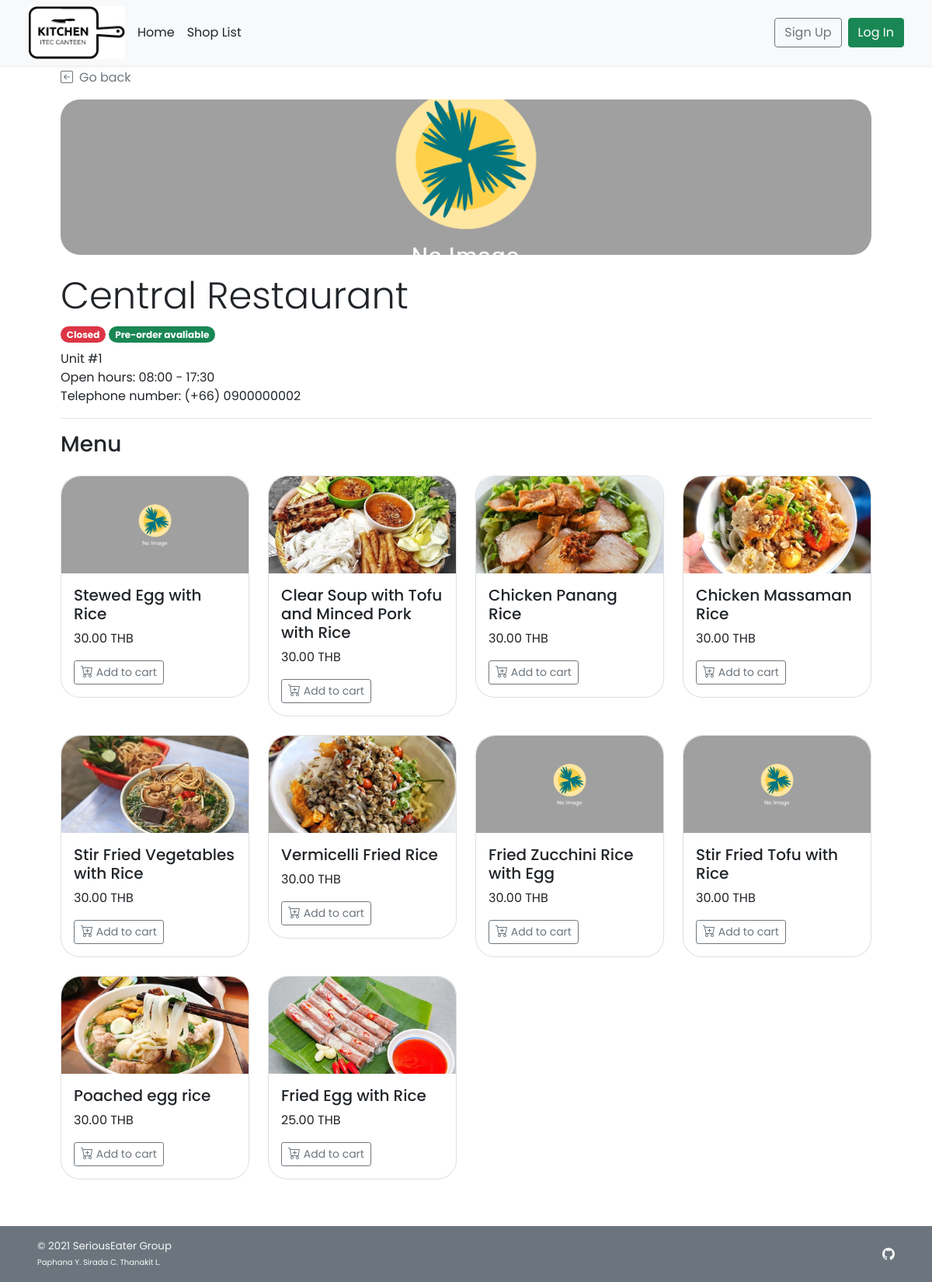
Before: /shop_menu.php?s_id=2 with the older database file.
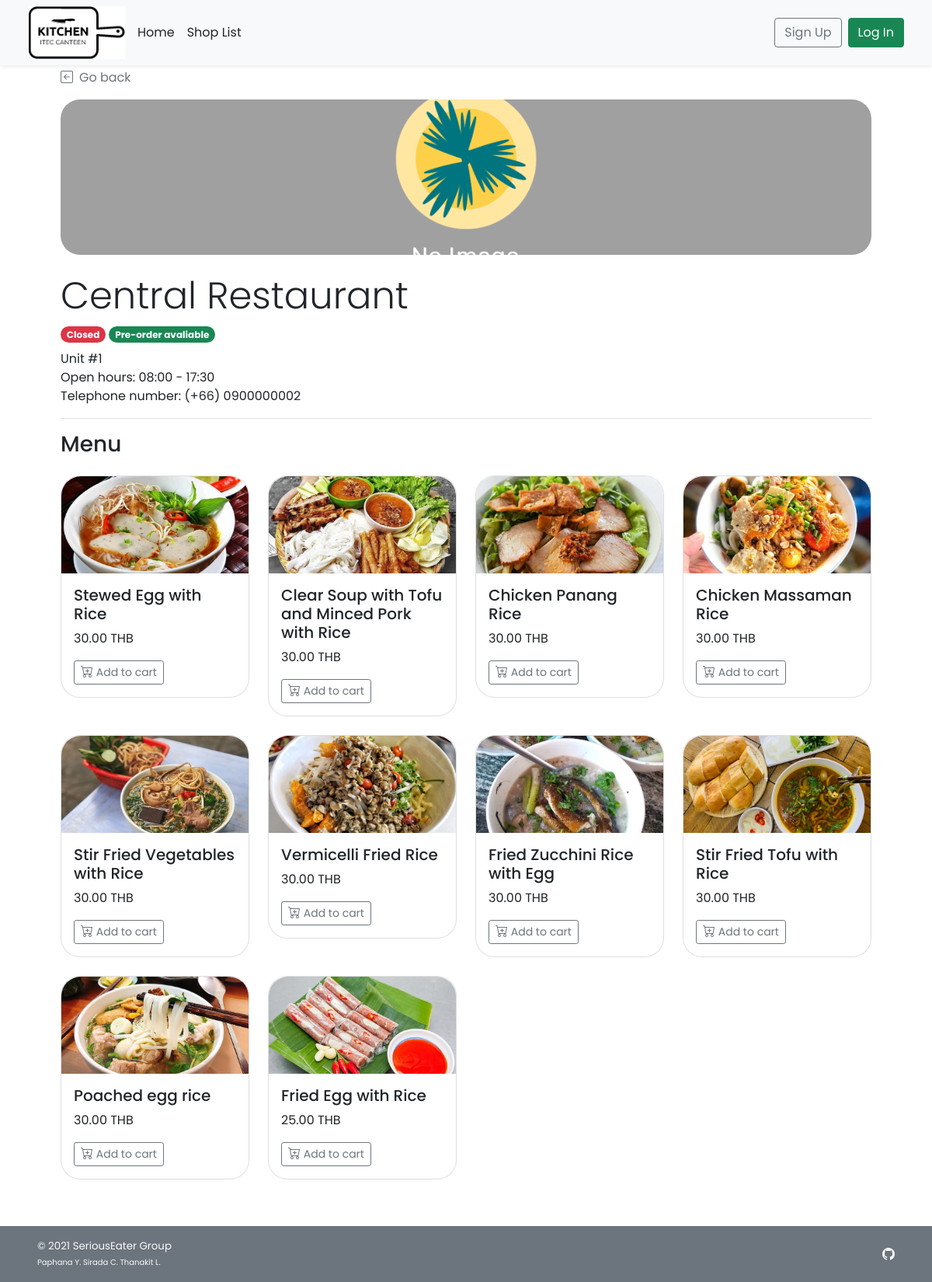
After: the same page with the newer database file.
### tables this page shows
CREATE TABLE `shop` (
  `s_id` int(11) NOT NULL,
  `s_username` varchar(45) NOT NULL,
  `s_pwd` varchar(45) NOT NULL,
  `s_name` varchar(100) NOT NULL,
  `s_location` varchar(100) NOT NULL,
  `s_openhour` time NOT NULL,
  `s_closehour` time NOT NULL,
  `s_status` tinyint(4) NOT NULL DEFAULT 1 COMMENT 'Shop ready for taking an order or not (True for open, False for close)',
  `s_preorderStatus` tinyint(4) NOT NULL DEFAULT 1 COMMENT 'Shop is ready for tomorrow pre-order or not',
  `s_email` varchar(100) NOT NULL,
  `s_phoneno` varchar(45) NOT NULL,
  `s_pic` text DEFAULT NULL
);

CREATE TABLE `food` (
  `f_id` int(11) NOT NULL,
  `s_id` int(11) NOT NULL,
  `f_name` varchar(100) NOT NULL,
  `f_price` decimal(6,2) NOT NULL,
  `f_todayavail` tinyint(4) NOT NULL DEFAULT 1 COMMENT 'Food is available to order or not',
  `f_preorderavail` tinyint(4) NOT NULL DEFAULT 1,
  `f_pic` text DEFAULT NULL
);

### shop_menu.php (the view, shortened to what this page needs)
<!DOCTYPE html>
<html lang="en">
<head>
    <?php
        include("conn_db.php");
        include('head.php');
    ?>
    <link href="css/main.css" rel="stylesheet">
    <link href="css/menu.css" rel="stylesheet">
</head>
<body class="d-flex flex-column h-100">
    <?php include('nav_header.php')?>
    <?php
        $s_id = $_GET["s_id"];
        $query = "SELECT s_name,s_location,s_openhour,s_closehour,s_status,s_preorderstatus,s_phoneno,s_pic
        FROM shop WHERE s_id = {$s_id} LIMIT 0,1";
        $result = $mysqli -> query($query);
        $shop_row = $result -> fetch_array();
    ?>
    <div class="container px-5 py-4" id="shop-body">
        <a class="nav nav-item text-decoration-none text-muted mb-3" href="#" onclick="history.back();">
            <i class="bi bi-arrow-left-square me-2"></i>Go back
        </a>
        <div class="mb-3 text-wrap" id="shop-header">
            <div class="rounded-25 mb-4" id="shop-img" style="
                    background: url(
                        <?php
                            if(is_null($shop_row["s_pic"])){echo "'img/default.png'";}
                            else{echo "'img/{$shop_row['s_pic']}'";}
                        ?>
                    ) center; height: 200px;
                    background-size: cover; background-repeat: no-repeat;
                    background-position: center;">
            </div>
            <h1 class="display-5 strong"><?php echo $shop_row["s_name"];?></h1>
            <ul class="list-unstyled">
                <li class="my-2">
                    <?php
                        $now = date('H:i:s');
                        if((($now < $shop_row["s_openhour"])||($now > $shop_row["s_closehour"]))||($shop_row["s_status"]==0)){
                    ?>
                    <span class="badge rounded-pill bg-danger">Closed</span>
                    <?php }else{ ?>
                    <span class="badge rounded-pill bg-success">Open</span>
                    <?php }
                        if($shop_row["s_preorderstatus"]==1){
                    ?>
                    <span class="badge rounded-pill bg-success">Pre-order avaliable</span>
                    <?php }else{ ?>
                    <span class="badge rounded-pill bg-danger">Pre-order Unavaliable</span>
                    <?php } ?>
                </li>
                <li class=""><?php echo $shop_row["s_location"];?></li>
                <li class="">Open hours:
                    <?php
                        $open = explode(":",$shop_row["s_openhour"]);
                        $close = explode(":",$shop_row["s_closehour"]);
                        echo $open[0].":".$open[1]." - ".$close[0].":".$close[1];
                    ?>
                </li>
                <li class="">Telephone number: <?php echo "(+66) ".$shop_row["s_phoneno"];?></li>
            </ul>
        </div>
        <h3 class="border-top py-3 mt-2">Menu</h3>
        <div class="row row-cols-1 row-cols-md-2 row-cols-lg-4 align-items-stretch mb-1">
        <?php
            $query = "SELECT * FROM food WHERE s_id = {$s_id} AND NOT(f_todayavail  = 0 AND f_preorderavail = 0)";
            $result = $mysqli -> query($query);
            if($result ->num_rows > 0){
                while($food_row = $result->fetch_array()){
        ?>
            <div class="col">
                <div class="card rounded-25 mb-4">
                    <a href="food_item.php?<?php echo "s_id=".$food_row["s_id"]."&f_id=".$food_row["f_id"]?>" class="text-decoration-none text-dark">
                        <div class="card-img-top">
                            <img
                                <?php
                                if(is_null($food_row["f_pic"])){echo "src='img/default.png'";}
                                else{echo "src=\"img/{$food_row['f_pic']}\"";}
                                ?>
                                style="width:100%; height:125px; object-fit:cover;"
                                class="img-fluid" alt="<?php echo $food_row["f_name"]?>">
                        </div>
                        <div class="card-body">
                            <h5 class="card-title fs-5"><?php echo $food_row["f_name"]?></h5>
                            <p class="card-text"><?php echo $food_row["f_price"]?> THB</p>
                            <a href="food_item.php?<?php echo "s_id=".$food_row["s_id"]."&f_id=".$food_row["f_id"]?>" class="btn btn-sm mt-3 btn-outline-secondary">
                                 Add to cart
                            </a>
                        </div>
                    </a>
                </div>
            </div>
            <?php
                    }
                }
            ?>
        </div>
    </div>
    <footer
        class="footer d-flex flex-wrap justify-content-between align-items-center px-5 py-3 mt-2 bg-secondary text-light">
        <span class="smaller-font">&copy; 2021 SeriousEater Group<br /><span class="xsmall-font">Paphana Y. Sirada C.
                Thanakit L.</span></span>
        <ul class="nav justify-content-end list-unstyled d-flex">
            <li class="ms-3"><a class="text-light" target="_blank" href=#><i
                        class="bi bi-github"></i></a></li>
        </ul>
    </footer>
</body>
</html>

### head.php (shortened to what this page needs)
<link href="https://cdn.jsdelivr.net/npm/bootstrap@5.1.2/dist/css/bootstrap.min.css" rel="stylesheet"
>
<link rel="stylesheet" href="https://cdn.jsdelivr.net/npm/bootstrap-icons@1.5.0/font/bootstrap-icons.css">

### nav_header.php (shortened to what this page needs)
<header class="navbar navbar-expand-md navbar-light fixed-top bg-light shadow-sm mb-auto">
    <div class="container-fluid mx-4">
        <a href="index.php">
            <img src="img/NAME_BLACK.png" width="125" class="me-2" alt="ITEC Logo">
        </a>
        <div class="navbar-collapse collapse" id="navbarCollapse">
            <ul class="navbar-nav me-auto mb-2 mb-md-0">
                <li class="nav-item">
                    <a class="nav-link px-2 text-dark" href="index.php">Home</a>
                </li>
                <li class="nav-item">
                    <a href="shop_list.php" class="nav-link px-2 text-dark">Shop List</a>
                </li>
            </ul>
            <div class="d-flex">
                <?php if(!isset($_SESSION['cid'])){ ?>
                <a class="btn btn-outline-secondary me-2" href="cust_regist.php">Sign Up</a>
                <a class="btn btn-success" href="cust_login.php">Log In</a>
                <?php } ?>
            </div>
        </div>
    </div>
</header>

### css/main.css (style rules this page uses)
html { height: 100%; }
body { height: 100%; padding-top: 4rem; margin-bottom: -50px; font-family: 'Poppins', 'Noto Sans Thai', sans-serif; }
a { cursor: pointer; }
.bi { vertical-align: -.125em; fill: currentColor; }
.smaller-font { font-size: smaller; }
.xsmall-font { font-size: x-small; }
.rounded-25 { border-radius: 25px; }

### css/menu.css (style rules this page uses)
html, body { height: 100%; }
.card img { width: 100%; border-radius: 25px 25px 0px 0px; }

Changed rows visible on the page:
changed food "Stewed Egg with Rice": f_pic: picture added in place of a placeholder
changed food "Fried Zucchini Rice with Egg": f_pic: picture added in place of a placeholder
changed food "Stir Fried Tofu with Rice": f_pic: picture added in place of a placeholder
